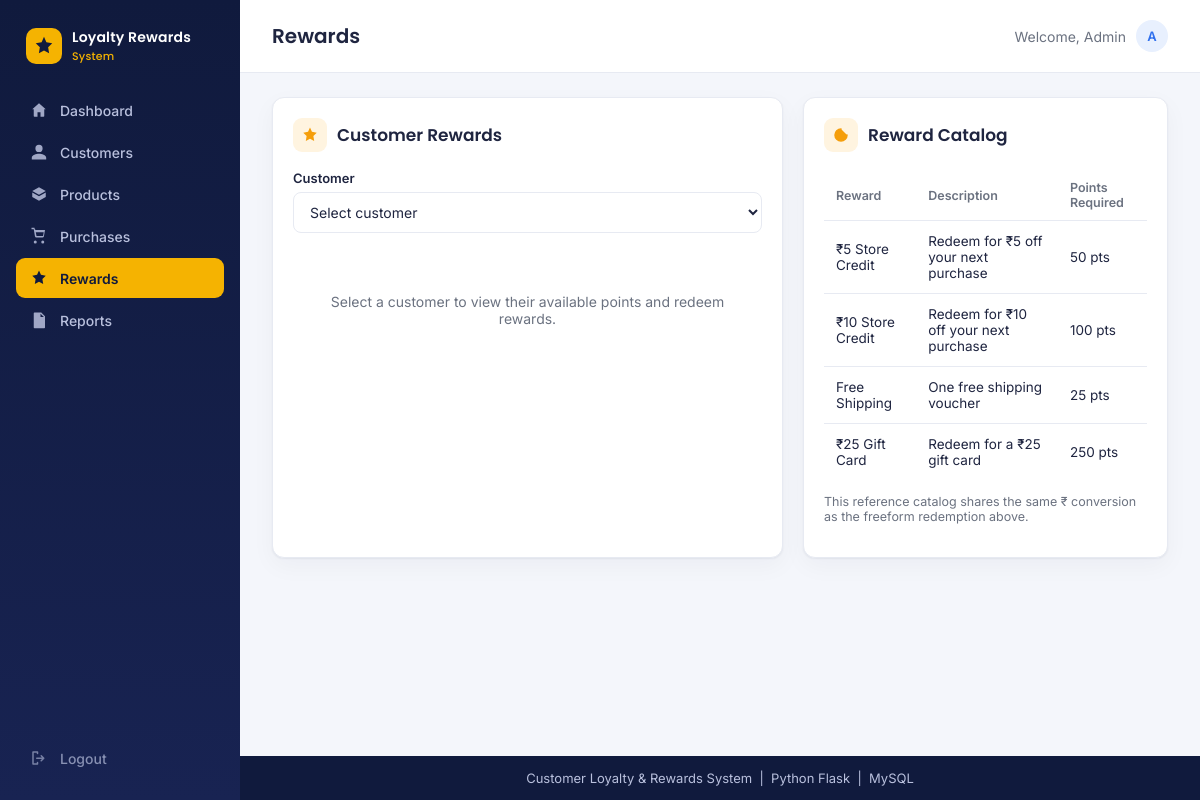
Page /rewards on the committed database.
### tables this page shows
CREATE TABLE rewards_catalog (
    reward_id INTEGER PRIMARY KEY AUTOINCREMENT,
    reward_name TEXT NOT NULL,
    description TEXT,
    points_required INTEGER NOT NULL,
    is_active INTEGER NOT NULL DEFAULT 1
);

### app.py (the view)
@app.route("/rewards", methods=["GET", "POST"])
def rewards():
    selected_customer = None
    balance = None
    error = None
    if request.method == "POST":
        action = request.form.get("action")
        cid = request.form.get("customer_id")
        try:
            cid = int(cid)
        except (TypeError, ValueError):
            flash("Choose a customer first.", "error")
            return redirect(url_for("rewards"))
        if action == "lookup":
            pass  # fall through to render with this customer selected
        elif action == "redeem":
            points = request.form.get("points", "0")
            try:
                redemption_id, value = rewards_mod.redeem_points_amount(cid, int(points))
                flash(f"Redeemed {points} points for {CURRENCY_SYMBOL}{value:.2f}.", "success")
            except ValueError as e:
                flash(str(e), "error")
            return redirect(url_for("rewards", customer_id=cid))
        selected_customer = customer_mod.get_customer(cid)
    else:
        cid = request.args.get("customer_id")
        if cid:
            selected_customer = customer_mod.get_customer(int(cid))
    if selected_customer:
        balance = rewards_mod.get_points_balance(selected_customer["customer_id"])
    customers_list = customer_mod.list_customers()
    catalog = rewards_mod.list_rewards_catalog()
    return render_template(
        "rewards.html",
        active="rewards",
        customers=customers_list,
        selected_customer=selected_customer,
        balance=balance,
        redemption_rate=REDEMPTION_RATE,
        catalog=catalog,
    )

### customer.py (called while the page is built)
def list_customers(active_only=True):
    query = "SELECT * FROM customers"
    if active_only:
        query += " WHERE is_active = 1"
    query += " ORDER BY customer_id"
    return run_query(query, fetch=True)

### database.py (called while the page is built, shortened)
def get_connection():
    if USE_SQLITE:
        db_path = os.path.join(os.path.dirname(__file__), "loyalty.db")
        conn = sqlite3.connect(db_path, detect_types=sqlite3.PARSE_DECLTYPES)
        conn.row_factory = sqlite3.Row
        return conn

def run_query(query: str, params=None, fetch: bool = False, many: bool = False, commit: bool = False) -> Any:
    conn = get_connection()
    try:
        if USE_SQLITE:
            cursor = conn.cursor()
            q = query.replace("%s", "?")
            cursor.execute(q, params or ())
            result = None
            if fetch:
                if many:
                    row = cursor.fetchone()
                    result = dict(row) if row else None
                else:
                    rows = cursor.fetchall()
                    result = [dict(r) for r in rows]
            if commit:
                conn.commit()
                result = cursor.lastrowid
            return result
    finally:
        conn.close()

### rewards.py (called while the page is built)
def list_rewards_catalog(active_only=True):
    query = "SELECT * FROM rewards_catalog"
    if active_only:
        query += " WHERE is_active = 1"
    return run_query(query, fetch=True)

### templates/rewards.html (shortened to what this page needs)
{% extends "base.html" %}
{% block page_title %}Rewards{% endblock %}
{% block content %}
<div class="grid grid-2">
  <div class="card">
    <div class="section-title">
      <span class="icon icon-amber"><svg viewBox="0 0 24 24" width="18" height="18"><path fill="currentColor" d="M12 2l2.6 5.8L21 9l-4.5 4.4L17.6 20 12 16.9 6.4 20l1.1-6.6L3 9l6.4-1.2L12 2z"/></svg></span>
      <h2>Customer Rewards</h2>
    </div>
    <form method="get" action="{{ url_for('rewards') }}" style="margin-bottom: 20px;">
      <div class="field">
        <label for="lookup_customer">Customer</label>
        <select id="lookup_customer" name="customer_id" onchange="this.form.submit()">
          <option value="" {{ 'selected' if not selected_customer }}>Select customer</option>
        </select>
      </div>
    </form>
    {% if selected_customer %}
    <div class="field">
      <label>Customer Name</label>
      <div style="font-size:16px; font-weight:600; padding: 6px 0 12px;">{{ selected_customer.first_name }} {{ selected_customer.last_name }}</div>
    </div>
    <div class="total-box">
      <div>
        <div class="label">Available Points</div>
        <div class="value points-value">
          <svg viewBox="0 0 24 24" width="18" height="18"><path fill="currentColor" d="M12 2l2.6 5.8L21 9l-4.5 4.4L17.6 20 12 16.9 6.4 20l1.1-6.6L3 9l6.4-1.2L12 2z"/></svg>
          {{ balance }}
        </div>
      </div>
    </div>
    <form method="post" id="redeemForm">
      <input type="hidden" name="customer_id" value="{{ selected_customer.customer_id }}">
      <input type="hidden" name="action" value="redeem">
      <div class="field">
        <label for="points">Redeem Points</label>
        <input type="number" id="points" name="points" min="1" max="{{ balance }}" placeholder="Enter points to redeem" required>
      </div>
      <div class="reward-value-box">
        <div class="label">Reward Value</div>
        <div class="value" id="rewardValue">{{ currency }}0.00</div>
      </div>
      <button type="submit" class="btn btn-purple btn-block">Redeem Reward</button>
    </form>
    <p style="font-size:12.5px; color: var(--text-muted); margin-top: 10px;">
      {{ redemption_rate }} points = {{ currency }}1. Oldest, soonest-to-expire points are redeemed first.
    </p>
    <script>
      const pointsInput = document.getElementById('points');
      const rewardValueEl = document.getElementById('rewardValue');
      const rate = {{ redemption_rate }};
      const currency = "{{ currency }}";
      pointsInput.addEventListener('input', () => {
        const pts = parseInt(pointsInput.value || '0', 10) || 0;
        rewardValueEl.textContent = currency + (pts / rate).toFixed(2);
      });
    </script>
    {% else %}
    <div class="empty-state">Select a customer to view their available points and redeem rewards.</div>
    {% endif %}
  </div>
  <div class="card">
    <div class="section-title">
      <span class="icon icon-amber"><svg viewBox="0 0 24 24" width="18" height="18"><path fill="currentColor" d="M20 12a8 8 0 1 1-8-8"/><path stroke="currentColor" stroke-width="2" fill="none" d="M20 12a8 8 0 1 1-8-8" stroke-linecap="round"/></svg></span>
      <h2>Reward Catalog</h2>
    </div>
    <div class="table-wrap">
      <table>
        <thead><tr><th>Reward</th><th>Description</th><th>Points Required</th></tr></thead>
        <tbody>
          {% for r in catalog %}
          <tr>
            <td>{{ r.reward_name }}</td>
            <td>{{ r.description }}</td>
            <td>{{ r.points_required }} pts</td>
          </tr>
          {% else %}
          <tr><td colspan="3" class="empty-state">No catalog rewards defined.</td></tr>
          {% endfor %}
        </tbody>
      </table>
    </div>
    <p style="font-size:12.5px; color: var(--text-muted); margin-top: 14px;">
      This reference catalog shares the same {{ currency }} conversion as the freeform redemption above.
    </p>
  </div>
</div>
{% endblock %}

### static/css/style.css (style rules this page uses)
:root { --navy: #101a3d; --navy-light: #182352; --gold: #f5b301; --bg: #f4f6fb; --white: #ffffff; --border: #e7eaf2; --text: #1f2540; --text-muted: #6b7280; --blue: #2f6fed; --blue-bg: #e8f0fe; --green: #16a34a; --green-bg: #e6f7ec; --amber: #f59e0b; --amber-bg: #fff4e0; --purple: #7c3aed; --purple-bg: #f2eaff; --red: #dc2626; --red-bg: #fdecec; --radius: 12px; --shadow: 0 1px 2px rgba(16, 26, 61, 0.06), 0 8px 24px rgba(16, 26, 61, 0.04); }
* { box-sizing: border-box; }
body { margin: 0; font-family: 'Inter', -apple-system, sans-serif; background: var(--bg); color: var(--text); }
h1, h2, h3, .brand-text { font-family: 'Poppins', 'Inter', sans-serif; }
.grid { display: grid; gap: 20px; }
.grid-2 { grid-template-columns: 1.4fr 1fr; }
.card { background: var(--white); border: 1px solid var(--border); border-radius: var(--radius); box-shadow: var(--shadow); padding: 20px; }
.card h2, .card h3 { margin: 0 0 16px; font-size: 16px; font-weight: 600; }
.section-title { display: flex; align-items: center; gap: 10px; margin-bottom: 18px; }
.section-title .icon { width: 34px; height: 34px; border-radius: 9px; display: flex; align-items: center; justify-content: center; flex-shrink: 0; }
.section-title h2 { margin: 0; font-size: 17px; }
.icon-amber { background: var(--amber-bg); color: var(--amber); }
.field { margin-bottom: 16px; }
.field label { display: block; font-size: 13px; font-weight: 600; color: var(--text); margin-bottom: 6px; }
.field input, .field select, .field textarea { width: 100%; padding: 10px 12px; border: 1px solid var(--border); border-radius: 8px; font-size: 14px; font-family: inherit; color: var(--text); background: var(--white); }
table { width: 100%; border-collapse: collapse; font-size: 13.5px; }
thead th { text-align: left; color: var(--text-muted); font-weight: 600; font-size: 12.5px; padding: 10px 12px; border-bottom: 1px solid var(--border); }
tbody td { padding: 12px; border-bottom: 1px solid var(--border); color: var(--text); }
tbody tr:last-child td { border-bottom: none; }
.table-wrap { overflow-x: auto; }
.empty-state { padding: 40px 20px; text-align: center; color: var(--text-muted); font-size: 14px; }

### rows in the picture
rewards_catalog: reward_name "₹5 Store Credit", description "Redeem for ₹5 off your next purchase", points_required "50"
rewards_catalog: reward_name "₹10 Store Credit", description "Redeem for ₹10 off your next purchase", points_required "100"
rewards_catalog: reward_name "Free Shipping", description "One free shipping voucher", points_required "25"
rewards_catalog: reward_name "₹25 Gift Card", description "Redeem for a ₹25 gift card", points_required "250"

### other values in the picture
{{ currency }} "₹"
